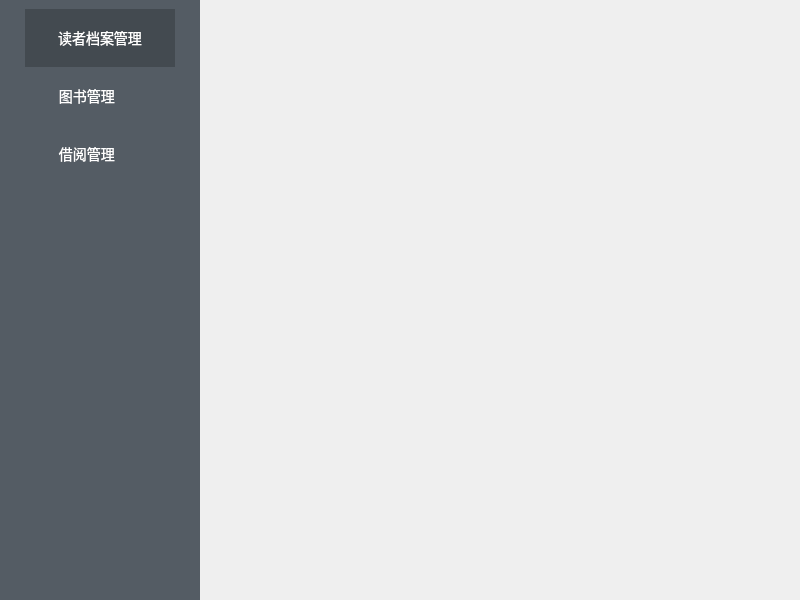
<?xml version="1.0" encoding="UTF-8"?>
<ui version="4.0">
 <class>MainWindow</class>
 <widget class="QMainWindow" name="MainWindow">
  <property name="geometry">
   <rect>
    <x>0</x>
    <y>0</y>
    <width>800</width>
    <height>600</height>
   </rect>
  </property>
  <property name="windowTitle">
   <string>图书与借阅管理系统</string>
  </property>
  <widget class="QWidget" name="centralwidget">
   <property name="styleSheet">
    <string notr="true">QWidget#tool {background-color:rgb(84, 92, 100);}
QWidget#tool QToolButton{
border:none;
background-color:rgb(84, 92, 100); 
color:white;
min-height:55px;
font-size:14px;
font-family:&quot;微软雅黑&quot;;
/* 增加内边距：上下0px、左右15px（数值可以按需调大/调小） */
padding: 0 15px;
text-align: center;
}
QWidget#tool QToolButton:checked{background-color:rgb(67,74,80);}</string>
   </property>
   <layout class="QGridLayout" name="gridLayout_3">
    <property name="leftMargin">
     <number>0</number>
    </property>
    <property name="topMargin">
     <number>0</number>
    </property>
    <property name="rightMargin">
     <number>0</number>
    </property>
    <property name="bottomMargin">
     <number>0</number>
    </property>
    <property name="spacing">
     <number>0</number>
    </property>
    <item row="0" column="2">
     <widget class="QStackedWidget" name="stackedWidget">
      <property name="sizePolicy">
       <sizepolicy hsizetype="Expanding" vsizetype="Preferred">
        <horstretch>0</horstretch>
        <verstretch>0</verstretch>
       </sizepolicy>
      </property>
      <property name="maximumSize">
       <size>
        <width>16777215</width>
        <height>16777215</height>
       </size>
      </property>
     </widget>
    </item>
    <item row="0" column="1">
     <widget class="QWidget" name="tool" native="true">
      <property name="minimumSize">
       <size>
        <width>150</width>
        <height>0</height>
       </size>
      </property>
      <property name="maximumSize">
       <size>
        <width>200</width>
        <height>16777215</height>
       </size>
      </property>
      <property name="styleSheet">
       <string notr="true">QWidget:#tool QPushButton{
border:none;
background-color:rgb(84, 92, 100);
color:white;
min-height:55px;
font-size:14px;
font-family:&quot;微软雅黑&quot;
}</string>
      </property>
      <layout class="QGridLayout" name="gridLayout_2">
       <item row="0" column="0">
        <layout class="QGridLayout" name="gridLayout">
         <property name="spacing">
          <number>0</number>
         </property>
         <item row="2" column="0">
          <widget class="QToolButton" name="btnrecord">
           <property name="sizePolicy">
            <sizepolicy hsizetype="Expanding" vsizetype="Fixed">
             <horstretch>0</horstretch>
             <verstretch>0</verstretch>
            </sizepolicy>
           </property>
           <property name="maximumSize">
            <size>
             <width>120</width>
             <height>16777215</height>
            </size>
           </property>
           <property name="text">
            <string> 借阅管理</string>
           </property>
           <property name="icon">
            <iconset resource="res/res.qrc">
             <normaloff>:/ftool.svg</normaloff>:/ftool.svg</iconset>
           </property>
           <property name="checkable">
            <bool>true</bool>
           </property>
           <property name="toolButtonStyle">
            <enum>Qt::ToolButtonStyle::ToolButtonTextBesideIcon</enum>
           </property>
          </widget>
         </item>
         <item row="0" column="0">
          <widget class="QToolButton" name="btnuser">
           <property name="sizePolicy">
            <sizepolicy hsizetype="Expanding" vsizetype="Fixed">
             <horstretch>0</horstretch>
             <verstretch>0</verstretch>
            </sizepolicy>
           </property>
           <property name="maximumSize">
            <size>
             <width>150</width>
             <height>16777215</height>
            </size>
           </property>
           <property name="text">
            <string>读者档案管理</string>
           </property>
           <property name="icon">
            <iconset resource="res/res.qrc">
             <normaloff>:/ftool.svg</normaloff>:/ftool.svg</iconset>
           </property>
           <property name="checkable">
            <bool>true</bool>
           </property>
           <property name="checked">
            <bool>true</bool>
           </property>
           <property name="toolButtonStyle">
            <enum>Qt::ToolButtonStyle::ToolButtonTextBesideIcon</enum>
           </property>
          </widget>
         </item>
         <item row="1" column="0">
          <widget class="QToolButton" name="btnbook">
           <property name="sizePolicy">
            <sizepolicy hsizetype="Expanding" vsizetype="Fixed">
             <horstretch>0</horstretch>
             <verstretch>0</verstretch>
            </sizepolicy>
           </property>
           <property name="maximumSize">
            <size>
             <width>120</width>
             <height>16777215</height>
            </size>
           </property>
           <property name="text">
            <string> 图书管理</string>
           </property>
           <property name="icon">
            <iconset resource="res/res.qrc">
             <normaloff>:/ftool.svg</normaloff>:/ftool.svg</iconset>
           </property>
           <property name="checkable">
            <bool>true</bool>
           </property>
           <property name="toolButtonStyle">
            <enum>Qt::ToolButtonStyle::ToolButtonTextBesideIcon</enum>
           </property>
          </widget>
         </item>
         <item row="3" column="0">
          <spacer name="verticalSpacer">
           <property name="orientation">
            <enum>Qt::Orientation::Vertical</enum>
           </property>
           <property name="sizeHint" stdset="0">
            <size>
             <width>30</width>
             <height>40</height>
            </size>
           </property>
          </spacer>
         </item>
        </layout>
       </item>
      </layout>
     </widget>
    </item>
   </layout>
  </widget>
 </widget>
 <resources>
  <include location="res/res.qrc"/>
 </resources>
 <connections/>
</ui>
